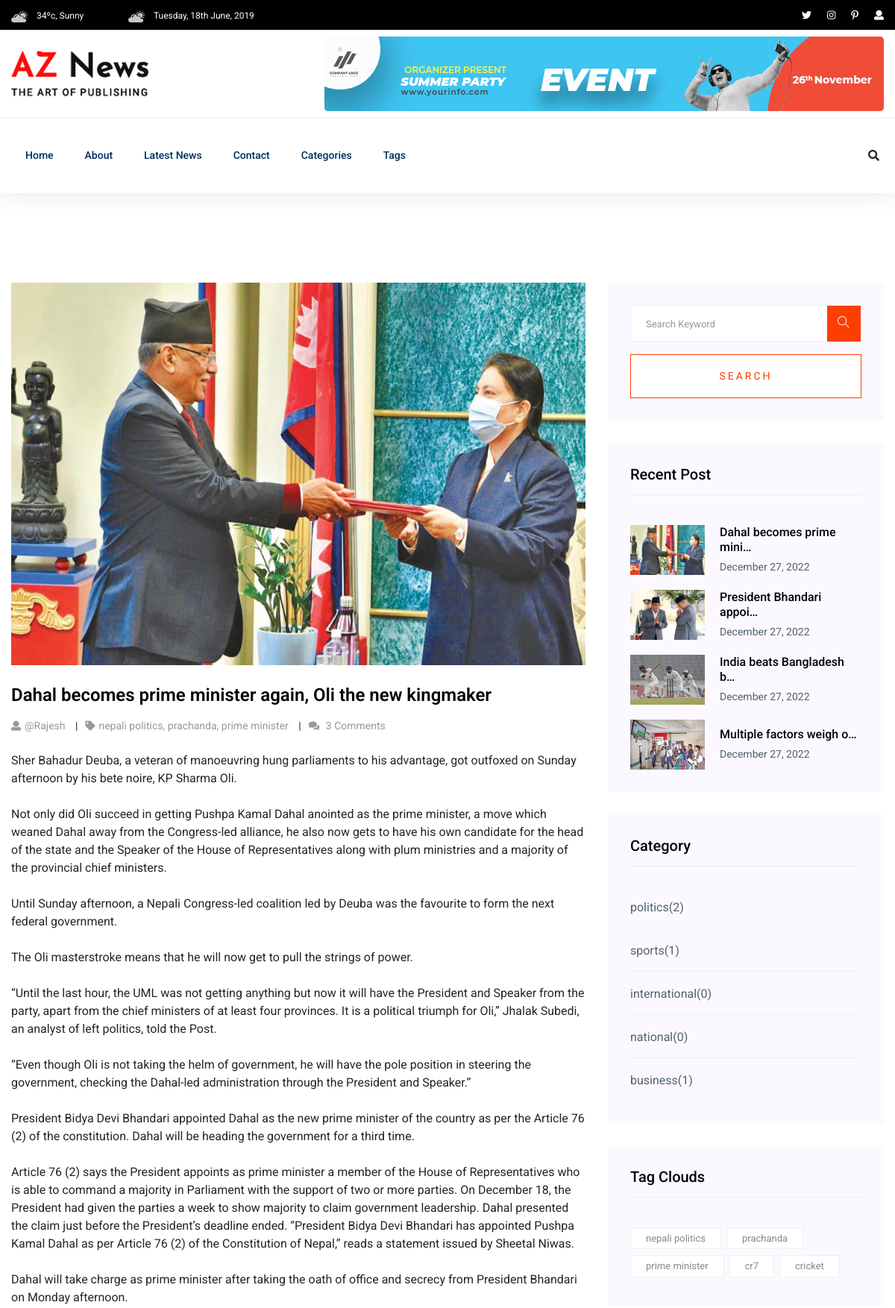
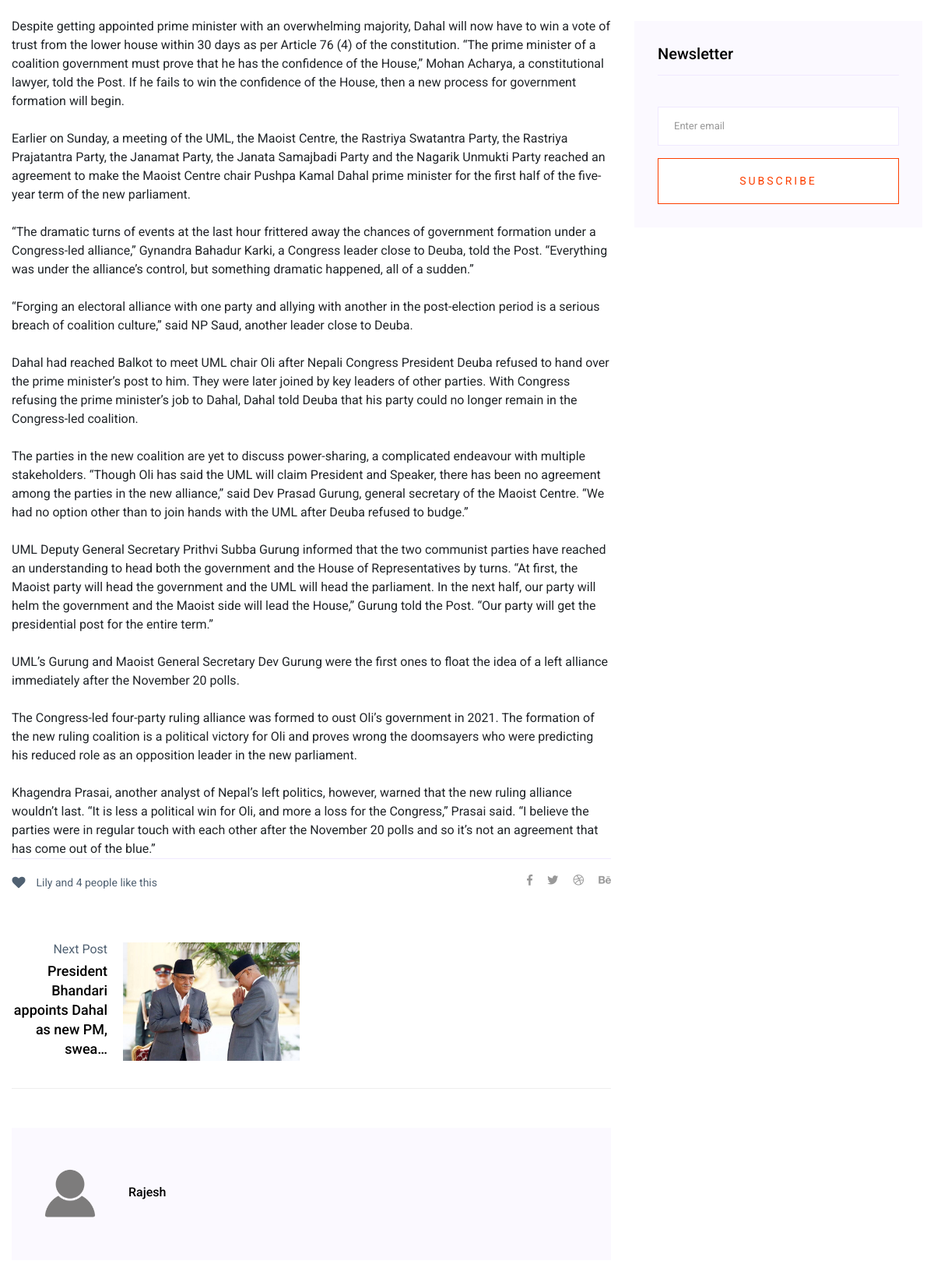
Screenshot of /post-detail/1/ (upper part) with the database file from the repository (2 pictures, top to bottom).
### blog_app/models.py (models this page shows, shortened)
class TimeStamp(models.Model):
    created_at = models.DateTimeField(auto_now_add=True)
    updated_at = models.DateTimeField(auto_now=True)
    class Meta:
        abstract = True

class Post(TimeStamp):  # Pascal case
    STATUS_CHOICES = [
        ("active", "Active"),
        ("inactive", "Inactive"),
    ]
    title = models.CharField(max_length=255)
    content = models.TextField()
    featured_image = models.ImageField(upload_to="post_images/%Y/%m/%d", blank=False)
    views_count = models.PositiveBigIntegerField(default=0)
    status = models.CharField(max_length=25, choices=STATUS_CHOICES, default="active")
    category = models.ForeignKey(
        Category, on_delete=models.SET_NULL, null=True, blank=True
    )
    tag = models.ManyToManyField(Tag)
    published_at = models.DateTimeField(null=True, blank=True)
    author = models.ForeignKey("auth.User", on_delete=models.CASCADE)

class Tag(TimeStamp):
    name = models.CharField(max_length=255)
    def __str__(self):
        return self.name[:100]

class Category(TimeStamp):
    name = models.CharField(max_length=255)

### blog_app/views.py (the view)
class PostDetailView(DetailView):
    model = Post
    template_name = "aznews/detail.html"
    context_object_name = "post"
    def get_context_data(self, **kwargs):
        obj = self.get_object()
        obj.views_count += 1
        obj.save()
        context = super().get_context_data(**kwargs)
        context["comments"] = obj.comment_set.all().order_by('-created_at')[:10]
        context["previous_post"] = Post.objects.filter(
            id__lt=obj.id,
            status="active",
            published_at__isnull=False,
        ).first()
        context["next_post"] = Post.objects.filter(
            id__gt=obj.id,
            status="active",
            published_at__isnull=False,
        ).first()
        return context

### templates/aznews/detail.html (shortened to what this page needs)
{% extends "aznews/base.html" %}
{% load static %}
{% block content %}
  <section class="blog_area single-post-area section-padding">
    <div class="container">
      <div class="row">
        <div class="col-lg-8 posts-list">
          <div class="single-post">
            <div class="feature-img">
              <img class="img-fluid"
                   src="{{ post.featured_image.url }}"
                   alt="{{ post.title }}">
            </div>
            <div class="blog_details">
              <h2>{{ post.title }}</h2>
              <ul class="blog-info-link mt-3 mb-4">
                <li>
                  <a href="#"><i class="fa fa-user"></i>@{{ post.author.username }}</a>
                </li>
                <li>
                  <a href="#"><i class="fa fa-tag"></i>{{ post.tag.all|join:", " }}</a>
                </li>
                <li>
                  <a href="#"><i class="fa fa-comments"></i> {{ post.comment_set.count }} Comments</a>
                </li>
              </ul>
              {{ post.content|linebreaksbr }}
            </div>
          </div>
          <div class="navigation-top">
            <div class="d-sm-flex justify-content-between text-center">
              <p class="like-info">
                <span class="align-middle"><i class="fa fa-heart"></i></span> Lily and 4
                people like this
              </p>
              <div class="col-sm-4 text-center my-2 my-sm-0">
              </div>
              <ul class="social-icons">
                <li>
                  <a href="#"><i class="fab fa-facebook-f"></i></a>
                </li>
                <li>
                  <a href="#"><i class="fab fa-twitter"></i></a>
                </li>
                <li>
                  <a href="#"><i class="fab fa-dribbble"></i></a>
                </li>
                <li>
                  <a href="#"><i class="fab fa-behance"></i></a>
                </li>
              </ul>
            </div>
            <div class="navigation-area">
              <div class="row">
                {% if next_post %}
                  <div class="col-lg-6 col-md-6 col-12 nav-right flex-row d-flex justify-content-end align-items-center">
                    <div class="detials">
                      <p>Next Post</p>
                      <a href="{% url 'post-detail' next_post.pk %}">
                        <h4>{{ next_post.title|truncatechars:50 }}</h4>
                      </a>
                    </div>
                    <div class="arrow">
                      <a href="#">
                      </a>
                    </div>
                    <div class="thumb">
                      <a href="{% url 'post-detail' next_post.pk %}">
                        <img class="img-fluid"
                             src="{{ next_post.featured_image.url }}"
                             alt="{{ next_post.title }}">
                      </a>
                    </div>
                  </div>
                {% endif %}
              </div>
            </div>
          </div>
          <div class="blog-author">
            <div class="media align-items-center">
              <img src="{% static "img/profile.png" %}" alt="{{ post.author.username }}">
              <div class="media-body">
                <a href="#">
                  <h4>{{ post.author.username }}</h4>
                </a>
              </div>
            </div>
          </div>
        </div>
        {% include "aznews/body/post_list/right.html" %}
      </div>
    </div>
  </section>
{% endblock content %}

### templates/aznews/base.html (shortened to what this page needs)
{% load static %}
<!DOCTYPE html>
<html>
  <head>
    <link rel="stylesheet"
          href="{% static 'aznews/assets/css/bootstrap.min.css' %}"/>
    <link rel="stylesheet"
          href="{% static 'aznews/assets/css/owl.carousel.min.css' %}"/>
    <link rel="stylesheet"
          href="{% static 'aznews/assets/css/ticker-style.css' %}"/>
    <link rel="stylesheet" href="{% static 'aznews/assets/css/flaticon.css' %}" />
    <link rel="stylesheet" href="{% static 'aznews/assets/css/slicknav.css' %}" />
    <link rel="stylesheet"
          href="{% static 'aznews/assets/css/animate.min.css' %}"/>
    <link rel="stylesheet"
          href="{% static 'aznews/assets/css/magnific-popup.css' %}"/>
    <link rel="stylesheet"
          href="{% static 'aznews/assets/css/fontawesome-all.min.css' %}"/>
    <link rel="stylesheet"
          href="{% static 'aznews/assets/css/themify-icons.css' %}"/>
    <link rel="stylesheet" href="{% static 'aznews/assets/css/slick.css' %}" />
    <link rel="stylesheet"
          href="{% static 'aznews/assets/css/nice-select.css' %}"/>
    <link rel="stylesheet" href="{% static 'aznews/assets/css/style.css' %}" />
  </head>
  <body>
    {% include "aznews/headers/header.html" %}
    {% block content %}
    {% endblock content %}
  </body>
</html>

### templates/aznews/headers/header.html
<header>
  <div class="header-area">
    <div class="main-header">
      {% include "aznews/headers/top.html" %}
      {% include "aznews/headers/mid.html" %}
      {% include "aznews/headers/bottom.html" %}
    </div>
  </div>
</header>

### templates/aznews/headers/top.html
{% load static %}
<div class="header-top black-bg d-none d-md-block">
  <div class="container">
    <div class="col-xl-12">
      <div class="row d-flex justify-content-between align-items-center">
        <div class="header-info-left">
          <ul>
            <li>
              <img src="{% static 'aznews/assets/img/icon/header_icon1.png' %}" alt="" />
              34ºc,
              Sunny
            </li>
            <li>
              <img src="{% static 'aznews/assets/img/icon/header_icon1.png' %}" alt="" />
              Tuesday, 18th June, 2019
            </li>
          </ul>
        </div>
        <div class="header-info-right">
          <ul class="header-social">
            <li>
              <a href="#"><i class="fab fa-twitter"></i></a>
            </li>
            <li>
              <a href="#"><i class="fab fa-instagram"></i></a>
            </li>
            <li>
              <a href="#"><i class="fab fa-pinterest-p"></i></a>
            </li>
            {% if user.is_authenticated %}
              <li>
                <a href="{% url 'post-create' %}"><i class="fas fa-plus"></i></a>
              </li>
              <li>
                <a href="{% url 'draft-list' %}"><i class="fas fa-book"></i></a>
              </li>
              <li>
                <a href="{% url 'logout' %}"><i class="fas fa-sign-out-alt"></i></a>
              </li>
            {% else %}
              <li>
                <a href="{% url 'login' %}"><i class="fas fa-user"></i></a>
              </li>
            {% endif %}
          </ul>
        </div>
      </div>
    </div>
  </div>
</div>

### templates/aznews/headers/mid.html
{% load static %}
<div class="header-mid d-none d-md-block">
  <div class="container">
    <div class="row d-flex align-items-center">
      <div class="col-xl-3 col-lg-3 col-md-3">
        <div class="logo">
          <a href="/">
            <img src="{% static 'aznews/assets/img/logo/logo.png' %}" alt="" />
          </a>
        </div>
      </div>
      <div class="col-xl-9 col-lg-9 col-md-9">
        <div class="header-banner f-right">
          <img src="{% static 'aznews/assets/img/hero/header_card.jpg' %}" alt="" />
        </div>
      </div>
    </div>
  </div>
</div>

### templates/aznews/headers/bottom.html (shortened to what this page needs)
{% load static %}
<div class="header-bottom header-sticky">
  <div class="container">
    <div class="row align-items-center">
      <div class="col-xl-10 col-lg-10 col-md-12 header-flex">
        <div class="main-menu d-none d-md-block">
          <nav>
            <ul id="navigation">
              <li>
                <a href="/">Home</a>
              </li>
              <li>
                <a href="{% url 'about' %}">About</a>
              </li>
              <li>
                <a href="{% url 'post-list' %}">Latest News</a>
              </li>
              <li>
                <a href="{% url 'contact' %}">Contact</a>
              </li>
              <li>
                <a href="#">Categories</a>
              </li>
              <li>
                <a href="#">Tags</a>
              </li>
            </ul>
          </nav>
        </div>
      </div>
      <div class="col-xl-2 col-lg-2 col-md-4">
        <div class="header-right-btn f-right d-none d-lg-block">
          <i class="fas fa-search special-tag"></i>
        </div>
      </div>
      <div class="col-12">
      </div>
    </div>
  </div>
</div>

### templates/aznews/body/post_list/right.html
<div class="col-lg-4">
  <div class="blog_right_sidebar">
    {% include "aznews/body/post_list/aside/search.html" %}
    {% include "aznews/body/post_list/aside/popular.html" %}
    {% include "aznews/body/post_list/aside/category.html" %}
    {% include "aznews/body/post_list/aside/tag.html" %}
    {% include "aznews/body/post_list/aside/newsletter.html" %}
  </div>
</div>

### templates/aznews/body/post_list/aside/search.html
<aside class="single_sidebar_widget search_widget">
  <form action="{% url 'post-search' %}" method="get">
    <div class="form-group">
      <div class="input-group mb-3">
        <input type="text"
               class="form-control"
               placeholder='Search Keyword'
               onfocus="this.placeholder = ''"
               onblur="this.placeholder = 'Search Keyword'"
               name="query">
        <div class="input-group-append">
          <button class="btns" type="button">
            <i class="ti-search"></i>
          </button>
        </div>
      </div>
    </div>
    <button class="button rounded-0 primary-bg text-white w-100 btn_1 boxed-btn"
            type="submit">Search</button>
  </form>
</aside>

### templates/aznews/body/post_list/aside/popular.html
{% load static %}
<aside class="single_sidebar_widget popular_post_widget">
  <h3 class="widget_title">Recent Post</h3>
  {% for recent_post in recent_posts %}
    <div class="media post_item">
      <img src="{{ recent_post.featured_image.url }}"
           alt="{{ recent_post.title }}" width="100px">
      <div class="media-body">
        <a href="{% url 'post-detail' recent_post.pk %}">
          <h3>{{ recent_post.title|truncatechars:25 }}</h3>
        </a>
        <p>{{ recent_post.published_at|date:"F j, Y" }}</p>
      </div>
    </div>
  {% endfor %}
</aside>

### templates/aznews/body/post_list/aside/category.html
<aside class="single_sidebar_widget post_category_widget">
  <h4 class="widget_title">Category</h4>
  <ul class="list cat-list">
    {% for category in categories %}
      <li>
      <a href="{% url 'post-by-category' category.pk %}" class="d-flex">
        <p>{{ category.name }}</p>
        <p>({{ category.post_set.count }})</p>
      </a>
    </li>
    {% endfor %}
  </ul>
</aside>

### templates/aznews/body/post_list/aside/tag.html
<aside class="single_sidebar_widget tag_cloud_widget">
  <h4 class="widget_title">Tag Clouds</h4>
  <ul class="list">
    {% for tag in tags %}
      <li>
        <a href="{% url 'post-by-tag' tag.pk %}">{{ tag.name }}</a>
      </li>
    {% endfor %}
  </ul>
</aside>

### templates/aznews/body/post_list/aside/newsletter.html (shortened to what this page needs)
<aside class="single_sidebar_widget newsletter_widget">
  <h4 class="widget_title">Newsletter</h4>
  <form action="" class="newsletter_form">
    <div class="form-group">
      <input type="email"
             class="form-control"
             onfocus="this.placeholder = ''"
             onblur="this.placeholder = 'Enter email'"
             placeholder='Enter email'
             name="email"
             required>
    </div>
    <button class="button rounded-0 primary-bg text-white w-100 btn_1 boxed-btn"
            type="submit">Subscribe</button>
  </form>
</aside>

### templates/aznews/footers/footer.html (shortened to what this page needs)
 {% load static %}

### rows the page displays
Post: featured_image (picture), title "Dahal becomes prime minister again, Oli the new kingmaker", author.username "Rajesh", tag.all "nepali politics, prachanda, prime minister", comment_set.count "3", content "Sher Bahadur Deuba, a veteran of manoeuvring hung parliaments to his advantage, got outfoxed on Sunday afternoon by his bete noire, KP Sharma Oli. Not only did Oli succeed in getting Pushpa Kamal Dahal anointed as the prime minister, a move which weaned Dahal away from the Congress-led alliance, he also now gets to have his own candidate for the head of the state and the Speaker of the House of Representatives along with plum ministries and a majority of the provincial chief ministers. Until Sunday afternoon, a Nepali Congress-led coalition led by Deuba was the favourite to form the next federal government. The Oli masterstroke means that he will now get to pull the strings of power. “Until…", title "Dahal becomes prime mini…", published_at "December 27, 2022"
Post: title "President Bhandari appoints Dahal as new PM, swea…", featured_image (picture), title "President Bhandari appoi…", published_at "December 27, 2022"
Post: featured_image (picture), title "India beats Bangladesh b…", published_at "December 27, 2022"
Post: featured_image (picture), title "Multiple factors weigh o…", published_at "December 27, 2022"
Category: name "politics", post_set.count "2"
Category: name "sports", post_set.count "1"
Category: name "international", post_set.count "0"
Category: name "national", post_set.count "0"
Category: name "business", post_set.count "1"
Tag: name "nepali politics"
Tag: name "prachanda"
Tag: name "prime minister"
Tag: name "cr7"
Tag: name "cricket"
